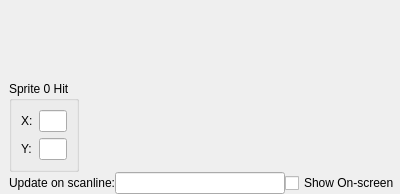
<?xml version="1.0" encoding="UTF-8"?>
<ui version="4.0">
 <class>JoypadLoggerDockWidget</class>
 <widget class="QDockWidget" name="JoypadLoggerDockWidget">
  <property name="geometry">
   <rect>
    <x>0</x>
    <y>0</y>
    <width>400</width>
    <height>194</height>
   </rect>
  </property>
  <property name="windowTitle">
   <string>Joypad Logger</string>
  </property>
  <widget class="QWidget" name="dockWidgetContents">
   <layout class="QGridLayout" name="gridLayout">
    <property name="margin">
     <number>0</number>
    </property>
    <property name="spacing">
     <number>0</number>
    </property>
    <item row="0" column="1">
     <layout class="QGridLayout" name="gridLayout_5">
      <property name="leftMargin">
       <number>9</number>
      </property>
      <property name="bottomMargin">
       <number>0</number>
      </property>
      <property name="horizontalSpacing">
       <number>6</number>
      </property>
      <property name="verticalSpacing">
       <number>0</number>
      </property>
      <item row="0" column="1">
       <widget class="QFrame" name="frame">
        <property name="sizePolicy">
         <sizepolicy hsizetype="Expanding" vsizetype="Expanding">
          <horstretch>0</horstretch>
          <verstretch>0</verstretch>
         </sizepolicy>
        </property>
        <property name="frameShape">
         <enum>QFrame::NoFrame</enum>
        </property>
        <property name="frameShadow">
         <enum>QFrame::Sunken</enum>
        </property>
        <layout class="QGridLayout" name="gridLayout_2">
         <property name="margin">
          <number>0</number>
         </property>
         <property name="spacing">
          <number>0</number>
         </property>
        </layout>
       </widget>
      </item>
      <item row="1" column="0" colspan="2">
       <layout class="QHBoxLayout" name="horizontalLayout_2">
        <item>
         <widget class="QLabel" name="label">
          <property name="text">
           <string>Update on scanline:</string>
          </property>
         </widget>
        </item>
        <item>
         <widget class="QLineEdit" name="updateScanline"/>
        </item>
        <item>
         <widget class="QCheckBox" name="showVisible">
          <property name="text">
           <string>Show On-screen</string>
          </property>
         </widget>
        </item>
       </layout>
      </item>
      <item row="0" column="0">
       <layout class="QVBoxLayout" name="verticalLayout">
        <item>
         <spacer name="verticalSpacer">
          <property name="orientation">
           <enum>Qt::Vertical</enum>
          </property>
          <property name="sizeType">
           <enum>QSizePolicy::Expanding</enum>
          </property>
          <property name="sizeHint" stdset="0">
           <size>
            <width>20</width>
            <height>16777215</height>
           </size>
          </property>
         </spacer>
        </item>
        <item>
         <widget class="QGroupBox" name="groupBox">
          <property name="sizePolicy">
           <sizepolicy hsizetype="Fixed" vsizetype="Expanding">
            <horstretch>0</horstretch>
            <verstretch>0</verstretch>
           </sizepolicy>
          </property>
          <property name="minimumSize">
           <size>
            <width>0</width>
            <height>0</height>
           </size>
          </property>
          <property name="maximumSize">
           <size>
            <width>70</width>
            <height>16777215</height>
           </size>
          </property>
          <property name="title">
           <string>Sprite 0 Hit</string>
          </property>
          <property name="flat">
           <bool>false</bool>
          </property>
          <property name="checkable">
           <bool>false</bool>
          </property>
          <layout class="QGridLayout" name="gridLayout_4">
           <property name="sizeConstraint">
            <enum>QLayout::SetDefaultConstraint</enum>
           </property>
           <item row="0" column="1">
            <widget class="QLineEdit" name="sprite0HitX">
             <property name="sizePolicy">
              <sizepolicy hsizetype="Fixed" vsizetype="Fixed">
               <horstretch>0</horstretch>
               <verstretch>0</verstretch>
              </sizepolicy>
             </property>
            </widget>
           </item>
           <item row="2" column="1">
            <widget class="QLineEdit" name="sprite0HitY">
             <property name="sizePolicy">
              <sizepolicy hsizetype="Fixed" vsizetype="Fixed">
               <horstretch>0</horstretch>
               <verstretch>0</verstretch>
              </sizepolicy>
             </property>
            </widget>
           </item>
           <item row="0" column="0">
            <widget class="QLabel" name="label_2">
             <property name="text">
              <string>X:</string>
             </property>
            </widget>
           </item>
           <item row="2" column="0">
            <widget class="QLabel" name="label_3">
             <property name="text">
              <string>Y:</string>
             </property>
            </widget>
           </item>
          </layout>
         </widget>
        </item>
       </layout>
      </item>
     </layout>
    </item>
   </layout>
  </widget>
 </widget>
 <resources/>
 <connections/>
</ui>
